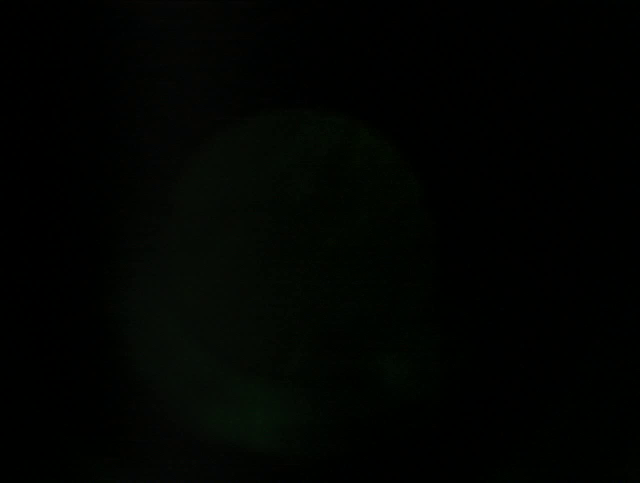
#> input picture frame 12 of data/raw/video.mp4, 1280 x 966 px (shown at 1/2 size)
$ python run_video_processing.py
#> lines starting #> are read from the running program, lines starting #| are printed output that depends on the picture
### src/utils/video_processing.py
import cv2
import os
import json
import numpy as np
import shutil
from datetime import datetime
from skimage.metrics import structural_similarity

class VideoProcessor:
    def __init__(self, video_path, output_dir="data/processed", threshold=0.01, min_interval=0, skip_frames=1, frame_scale=1, brightness_threshold=70):
        self.video_path = video_path
        self.output_dir = output_dir
        self.threshold = threshold
        self.min_interval = min_interval
        self.skip_frames = skip_frames
        self.frame_scale = frame_scale
        self.brightness_threshold = brightness_threshold
        self.metadata = []


        if os.path.exists(self.output_dir):
            self._clear_output_dir()
        os.makedirs(self.output_dir, exist_ok=True)

    # [10 lines left out: function _clear_output_dir, not called in this run]

    def _frame_diff(self, prev, curr):
        score, _ = structural_similarity(prev, curr, full=True)
        return score < (1 - self.threshold)

    def _frame_brightness(self, frame):
        hsv = cv2.cvtColor(frame, cv2.COLOR_BGR2HSV)
        brightness = np.mean(hsv[:, :, 2])
        return brightness

    def _is_bright(self, frame):
        return self._frame_brightness(frame) > self.brightness_threshold

    def process(self):
        cap = cv2.VideoCapture(self.video_path)
        if not cap.isOpened():
            raise ValueError(f"Не удалось открыть видеофайл: {self.video_path}")

        fps = cap.get(cv2.CAP_PROP_FPS)
        frame_width = int(cap.get(cv2.CAP_PROP_FRAME_WIDTH) * self.frame_scale)
        frame_height = int(cap.get(cv2.CAP_PROP_FRAME_HEIGHT) * self.frame_scale)
        min_interval_frames = int(fps * self.min_interval)

        print(f"Начата обработка видео: {self.video_path}")
        print(f"Параметры обработки: порог изменений: {self.threshold}, интервал: {self.min_interval} сек, масштаб: {self.frame_scale}, яркость: >{self.brightness_threshold}")

        prev_frame = None
        frame_count = 0
        saved_count = 0
        last_saved_frame = -min_interval_frames

        while True:
            ret, frame = cap.read()
#> frame is the input picture: shape (966, 1280, 3); mean B, G, R 1.1, 3.4, 1.3
            if not ret:
                break

            if frame_count % self.skip_frames != 0:
                frame_count += 1
                continue

            frame = cv2.resize(frame, (frame_width, frame_height))
            gray = cv2.cvtColor(frame, cv2.COLOR_BGR2GRAY)
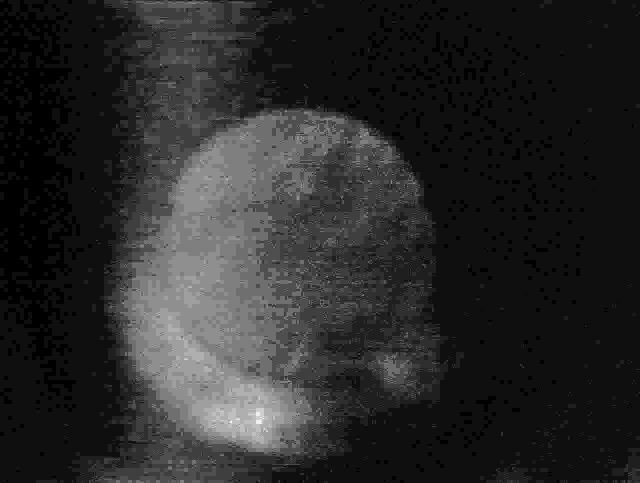
#> gray: shape (966, 1280) (shown at 1/2 size); min 0, max 16, mean 2.63; drawn with min black and max white
            gray_blurred = cv2.GaussianBlur(gray, (21, 21), 0)
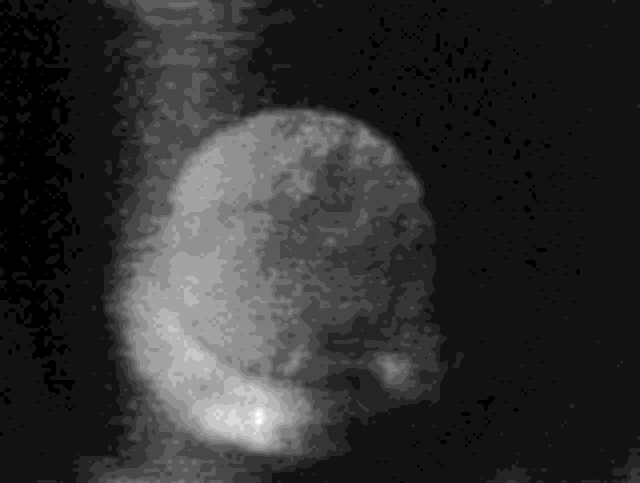
#> gray_blurred: shape (966, 1280) (shown at 1/2 size); min 0, max 14, mean 2.64; drawn with min black and max white

            curr_time_sec = cap.get(cv2.CAP_PROP_POS_MSEC) / 1000

            if prev_frame is not None:
                time_diff = frame_count - last_saved_frame
                is_different = self._frame_diff(prev_frame, gray_blurred)
                is_bright = self._is_bright(frame)

                if time_diff > min_interval_frames and is_different and is_bright:
                    timestamp = datetime.now().strftime("%Y%m%d_%H%M%S_%f")
                    filename = f"frame_{timestamp}.jpg"
                    save_path = os.path.join(self.output_dir, filename)
                    cv2.imwrite(save_path, frame)

                    self.metadata.append({
                        "filename": filename,
                        "frame_number": frame_count,
                        "timestamp": curr_time_sec
                    })

                    saved_count += 1
                    last_saved_frame = frame_count
                    print(f"Сохранён кадр: {filename}")
                else:
                    reasons = []
                    if not is_different:
                        reasons.append("похожий")
                    if not is_bright:
                        reasons.append("тёмный")
                    if reasons:
                        print(f"Кадр пропущен: {' и '.join(reasons)}")

            else:
                print("Первый кадр, сравнения нет")

            prev_frame = gray_blurred.copy()
            frame_count += 1

            if frame_count % int(fps * 5) == 0:
                current_time = frame_count / fps
                print(f"[{current_time:.1f} сек] Обработано: {frame_count} кадров, Сохранено: {saved_count}")

        cap.release()

        # Сохраняем метаданные
        with open(os.path.join(self.output_dir, 'metadata.json'), 'w') as f:
            json.dump(self.metadata, f, indent=4)

        print(f"\nЗавершено! Сохранено {saved_count} информационных кадров")

### scripts/run_video_processing.py
from src.utils.video_processing import VideoProcessor

if __name__ == "__main__":
    processor = VideoProcessor(
        video_path="data/raw/video.mp4",
        output_dir="data/processed",
        threshold=0.01,
        min_interval=0,
        skip_frames=1,
        frame_scale=1,
        brightness_threshold=70
    )
    processor.process()

$ run again, starting later in the video
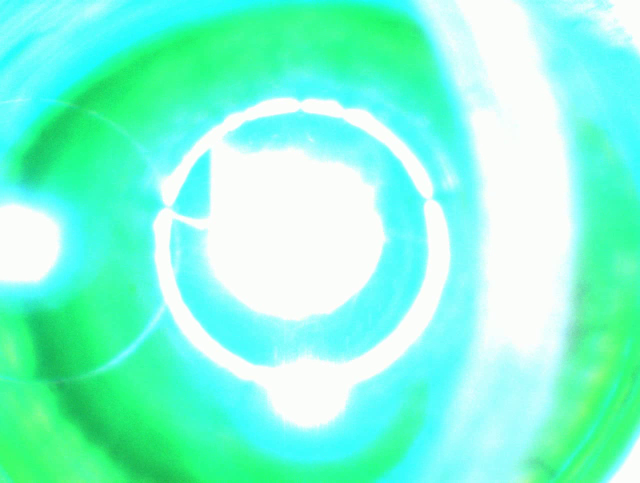
#> input picture frame 97 of data/raw/video.mp4, 1280 x 966 px (shown at 1/2 size)
#> in process, frame is the input picture: shape (966, 1280, 3); mean B, G, R 215.8, 251.1, 128.3
#> in process, `gray = cv2.cvtColor(frame, cv2.COLOR_BGR2GRAY)`:
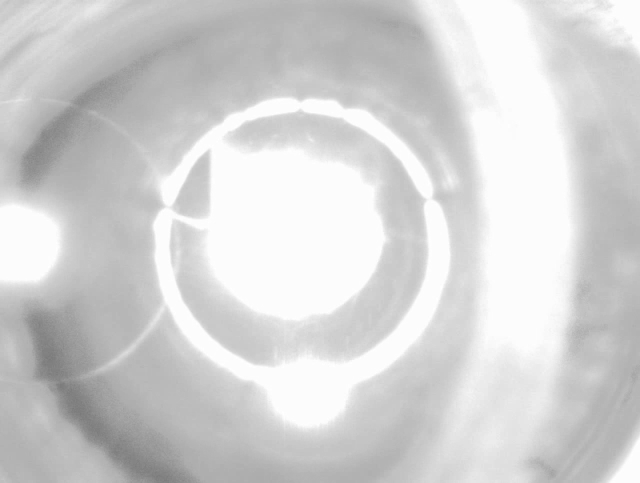
#> gray: shape (966, 1280) (shown at 1/2 size); min 120, max 255, mean 210.3
